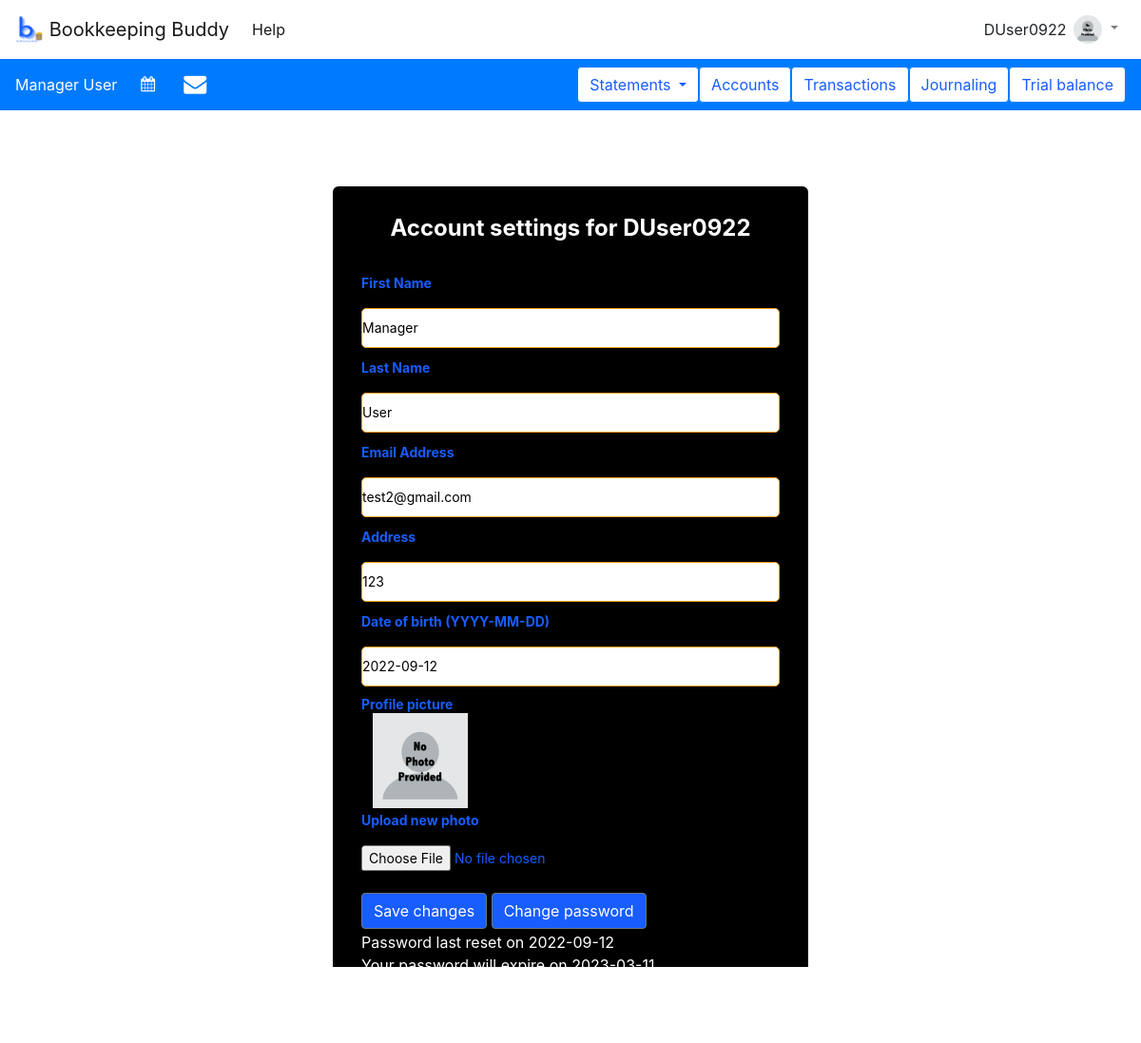
Page /auth/my_account (signed in) on the committed database.
### tables this page shows
CREATE TABLE users (
  username TEXT PRIMARY KEY UNIQUE,
  email_address TEXT NOT NULL,
  first_name TEXT NOT NULL,
  last_name TEXT NOT NULL,
  active INTEGER NOT NULL,
  role INTEGER NOT NULL,
  picture BLOB,
  password TEXT NOT NULL,
  address TEXT NOT NULL,
  DOB TEXT NOT NULL,
  old_passwords TEXT NOT NULL,
  password_refresh_date TEXT NOT NULL,
  incorrect_login_attempts INTEGER NOT NULL,
  suspend_start_date TEXT,
  suspend_end_date TEXT,
  creation_date TEXT NOT NULL,
  first_pet TEXT NOT NULL,
  city_born TEXT NOT NULL,
  year_graduated_hs INTEGER NOT NULL
);

### appl_domain/auth.py (the view, shortened to what this page needs)
@bp.route('/my_account', methods=('GET', 'POST'))
@login_required
def my_account():
    if request.method == 'GET':
        password_refresh_date = g.user['password_refresh_date']
        password_refresh_date = datetime.fromisoformat(password_refresh_date)
        password_expires = password_refresh_date + timedelta(days=180)
        password_expires = password_expires.date().__str__()
        return render_template('auth/my_account.html', password_expires=password_expires)

### appl_domain/auth.py (called while the page is built)
def login_required(view):
    @functools.wraps(view)
    def wrapped_view(**kwargs):
        if g.user is None:
            return redirect(url_for('auth.login'))
        return view(**kwargs)
    return wrapped_view

@bp.before_app_request
def load_logged_in_user():
    username = session.get('username')
    if username is None:
        g.user = None
    else:
        g.user = get_db().execute(
            "SELECT * FROM users WHERE username = ?", (username,)
        ).fetchone()

### appl_domain/db.py (called while the page is built)
def get_db():
    if 'db' not in g:
        g.db = sqlite3.connect(
            current_app.config['DATABASE'],
            detect_types=sqlite3.PARSE_DECLTYPES
        )
        g.db.row_factory = sqlite3.Row
    return g.db

### appl_domain/templates/auth/my_account.html (shortened to what this page needs)
{% extends 'base.html' %}
{% block content %}
<div class="container">
     <h1>{% block title %}Account settings for {{ g.user['username'] }}{% endblock %}</h1>
    <form method="post" enctype="multipart/form-data">
        <div class = "form-first">
            <div class = "personal details">
                <div class = "fields">
                    <div class = "input-field">
                    <label for="first_name">First Name</label>
                    <input name="first_name" id="first_name" required value="{{ g.user['first_name'] }}">
                    </div>
                    <div class = "input-field">
                        <label for="last_name">Last Name</label>
                    <input name="last_name" id="last_name" required value="{{ g.user['last_name'] }}">
                    </div>
                    <div class = "input-field">
                    <label for="email_address">Email Address</label>
                    <input name="email_address" id="email_address" required value="{{ g.user['email_address'] }}">
                    </div>
                        <div class = "input-field">
                    <label for="address">Address</label>
                    <input name="address" id="address" required value="{{ g.user['address'] }}">
                        </div>
                    <div class = "input-field">
                        <label for="DOB">Date of birth (YYYY-MM-DD)</label>
                        <input name="DOB" id="DOB" required value="{{ g.user['DOB'] }}">
                        </div>
                    <div class = "input-field" style="float: left">
                    <label for="profile_pic" style="float: left">Profile picture</label>
                    {% if g.user['picture'] %}
                        <span ><img class = "picture"  id = "userImage" style="width:100px;height:100px;margin-top: 20px;" alt="User's profile picture"/></span>
                    {% else %}
                        <span ><img class = "picture" src="{{ url_for('static', filename='no_photo.png') }}" style="width:100px;height:100px;margin-top: 20px;"  alt="Placeholder profile picture"/></span>
                    {% endif %}
                    </div>
                    <div class = "input-field">
                        <label for="uploaded_pic">Upload new photo</label>
                         <input class ="file" type="file" name="uploaded_pic" id="uploaded_pic">
                    </div>
                    <div class="btn-group-vertical-justified" style="margin-bottom: 10px">
                      <button data-toggle="tooltip" data-placement="top" title="Save changes made to user account"  type="submit" class="btn btn-secondary" style = "color: white; background-color: #185DFF">Save changes</button>
                      <button data-toggle="tooltip" data-placement="top" title="Change user password" type="button" class="btn btn-secondary" style = "color: white; background-color: #185DFF" onclick="window.location.href='{{ url_for('auth.reset_password')}}'" >Change password</button>
                    </div>
                    <div class="instructions" style="color: white; margin-top: 12px">
                        <p style="margin-left: 0px">
                    Password last reset on {{ g.user['password_refresh_date'] }}<br>
                    Your password will expire on {{ password_expires }}<br>
                        </p>
                        <br>
                    </div>
    </div>
</div>
</div>
        </form>
</div>
{% endblock %}

### appl_domain/templates/base.html (shortened to what this page needs)
<!DOCTYPE html>
<html lang="en" xmlns="http://www.w3.org/1999/html" xmlns="http://www.w3.org/1999/html">
  <head>
     <link rel="stylesheet" href="{{url_for('static', filename = 'index.css') }}"/>
      <link rel="stylesheet" href="{{url_for('static', filename = 'datatable.css') }}"/>
      <link rel="stylesheet" href="{{url_for('static', filename = 'dateTime.css') }}"/>
    <link rel="stylesheet" href="https://cdn.jsdelivr.net/npm/bootstrap@4.5.3/dist/css/bootstrap.min.css">
       <link rel="stylesheet" href="https://cdnjs.cloudflare.com/ajax/libs/bootstrap-datepicker/1.9.0/css/bootstrap-datepicker.min.css" />
    <link rel="stylesheet" href="https://cdnjs.cloudflare.com/ajax/libs/font-awesome/4.7.0/css/font-awesome.min.css" />
          <link rel = "stylesheet" href = "https://cdn.datatables.net/fixedheader/3.2.3/css/fixedHeader.dataTables.min.css">
  </head>
<body>
<nav class="navbar sticky-top navbar-expand-lg navbar-light bg-white" style="position: relative; z-index: 999; overflow: visible">
    <a class="navbar-brand" href = {{ url_for('mainpage') }} > <img src="{{ url_for('static', filename='logo_cropped.png') }}" width="30" height="30" class="d-inline-block align-top" alt="Site logo">
        Bookkeeping Buddy
    </a>
    {%  if g.user %}
        <div class="collapse navbar-collapse" id="navbarSupportedContent">
            <ul class="navbar-nav mr-auto">
                <li class="nav-item active">
                    <a class="nav-link" href="{{ url_for('auth.help') }}">Help</a>
                </li>
            </ul>
            <div id="username" >{{ g.user['username'] }}</div>
            <ul class="navbar-nav mr-right">
                <li class="nav-item dropdown" style="position: relative; z-index: 999; overflow: visible">
                    {% if g.user['picture'] %}
                        <a class="nav-link dropdown-toggle" href="#" id="navbarDropdown" role="button" data-toggle="dropdown" aria-haspopup="true" aria-expanded="false">
                            <img class = "rounded-circle" width="30" height="30" alt="User's profile picture"/>
                        </a>
                        <div class="dropdown-menu dropdown-menu-right" aria-labelledby="navbarDropdown">
                            <a class="dropdown-item" href="{{ url_for('auth.my_account') }}">My Account</a>
                            <a class="dropdown-item" href="{{ url_for('auth.manage_users')}}" >Manage Users</a>
                            <div class="dropdown-divider"></div>
                            <a class="dropdown-item" href="{{ url_for('auth.logout') }}">Log Out</a>
                        </div>
                    {% else %}
                        <a class="nav-link dropdown-toggle" href="#" id="navbarDropdown" role="button" data-toggle="dropdown" aria-haspopup="true" aria-expanded="false">
                            <img src="{{ url_for('static', filename='no_photo.png') }}" class = "rounded-circle" width="30" height="30" alt="Placeholder profile picture"/>
                        </a>
                    {% endif %}
                </li>
            </ul>
        </div>
    {% endif %}
</nav>
{%  if g.user %}
    <nav class="navbar navbar-expand-lg navbar-light bg-primary">
        <div id="fullname" style="text-align: left; margin-right: 5vh; color: white">{{ g.user['first_name'] }} {{ g.user['last_name'] }}</div>
  <div class="collapse navbar-collapse" id="navbarSupportedContent1">
    <ul class="navbar-nav mr-auto">
      <li class="nav-item active">
          <form  class="form-inline">
        <div class = "row form-group">
               <div>
                   <i id = "datepicker" class = "fa fa-calendar" style="color: white"></i>
               </div>
                        </div>
      </li>
        <li class="nav-item active">
                        <div >
                            <a href={{ url_for('fin_accts.email') }}><i class="fa fa-envelope" style="font-size:24px; color:white; padding-left:30px"></i></a>
                        </div>
        </li>
    </ul>
    <form class="form-inline my-2 my-lg-0">
       <div class="dropdown">
              <button  data-placement="top" title="Create and view financial account statements" class="btn btn-primary dropdown-toggle" type="button" data-toggle="dropdown" style="background-color: white; color: #185DFF">Statements
              </button>
            </div>
 <button type="button" class="btn btn-outline-primary" data-toggle="tooltip" data-placement="top" title="View chart of accounts or create a new account" style = "background-color: white; color: #185DFF"  onclick="window.location.href='{{ url_for('fin_accts.view_accounts')}}'">Accounts</button>
        <button type="button" class="btn btn-outline-primary" data-toggle="tooltip" data-placement="top" title="View transactions or create a new transaction" style = "background-color: white; color: #185DFF" >Transactions</button>
        <button type="button" class="btn btn-outline-primary" style = "background-color: white; color: #185DFF" data-toggle="tooltip" data-placement="top" title="Create and view journal entries" onclick="window.location.href='{{ url_for('journaling.journal') }}'">Journaling</button>
        <button type="button" class="btn btn-outline-primary" style = "background-color: white; color: #185DFF" data-toggle="tooltip" data-placement="top" title="Create a trial balance" onclick="window.location.href='{{ url_for('statements.trial_balance') }}'">Trial balance</button>
    </form>
  </div>
</nav>
{% endif %}
</body>
<section class="content">
    {% block content %}{% endblock %}
</section>
</html>

### appl_domain/static/index.css (style rules this page uses)
body { background-image: url("backgroundbb.jpg"); background-repeat: no-repeat; background-attachment: fixed; background-size: cover; background-color: #CFCFCF; height: 500px; background-position: center center; position: relative; }

### appl_domain/templates/base.html (style rules this page uses)
* { margin: 0; padding: 0; }

### appl_domain/templates/auth/my_account.html (style rules this page uses)
body { align-items:center; justify-content: center; }
.container { position: relative; max-width: 500px; width: 80%; border-radius: 6px; padding: 30px; margin-top: 10vh; margin-left: auto; margin-right: auto; background-color: black; }
.container h1 { font-size : x-large; font-weight: bold; color: white; text-align: center; }
.container form { position: relative; margin-top:16px; min-height: 400px; background: black; }
.container form .personal { margin-top: 30px; }
.container form .fields { display: flex; align-content: center; justify-content: space-between; flex-wrap: wrap; }
form .fields .input-field { display: block; width: 100%; }
.input-field label { font-size: 14px; font-weight: bold; color: #185DFF; }
.input-field .picture { width:70px; height:70px; margin-top: 10px; margin-left: -84px; }
.input-field .file { border: none; outline: none; height: 42px; color: #185DFF; }
.input-field input { width: 100%; outline: none; color: #333; font-size: 14px; border: 1px solid #F89E19; border-radius: 5px; color: black; height: 42px; margin: 8px 0; }
.container form p { margin-top: -20px; }

### rows in the picture
users: user.username "DUser0922", user.first_name "Manager", user.last_name "User", first_name "Manager", last_name "User", email_address "test2@gmail.com", address "123", DOB "2022-09-12", user.password_refresh_date "2022-09-12"

### other values in the picture
{{ password_expires }} "2023-03-11"
